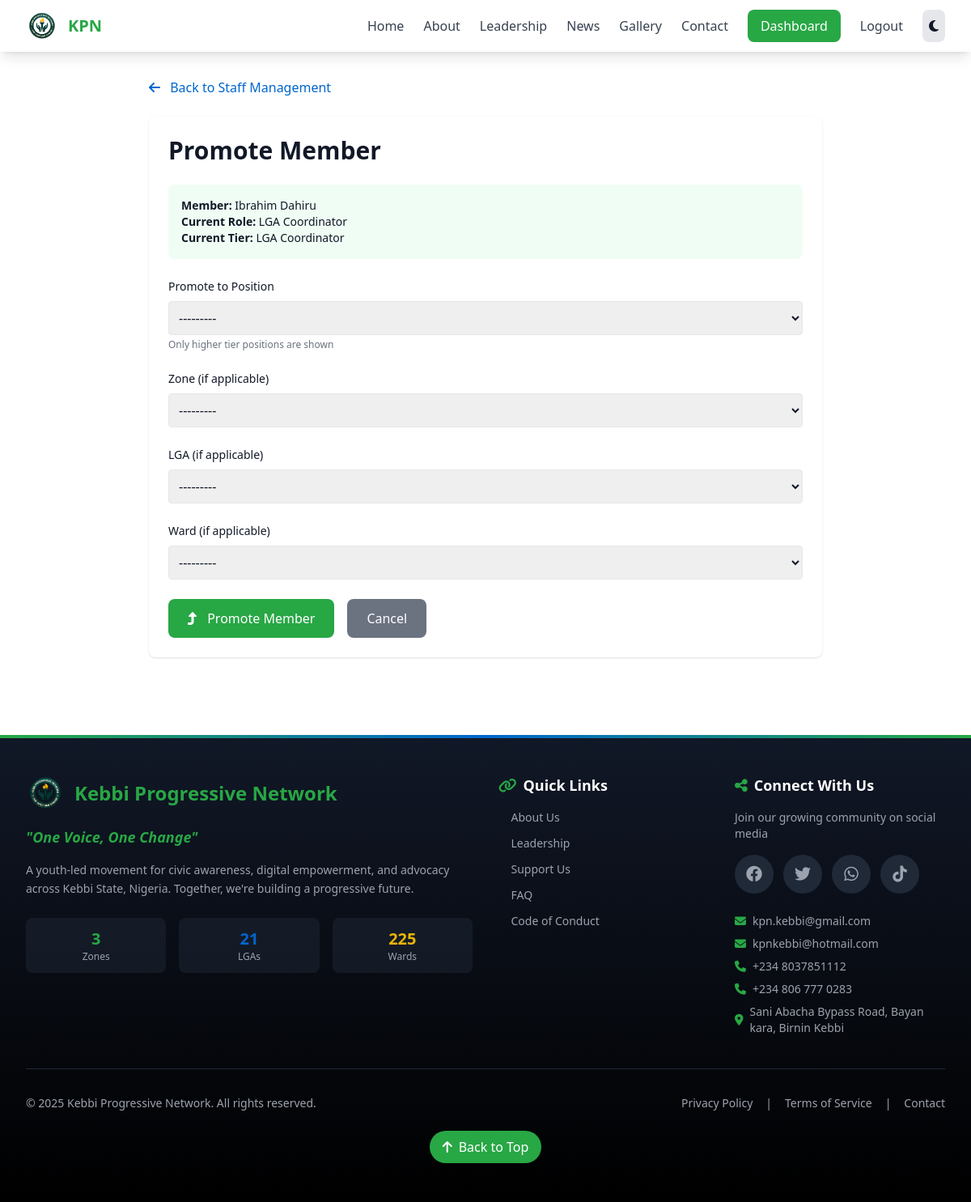
Page /account/promote-member/14/ (signed in) on the committed database.
### staff/models.py (models this page shows, shortened)
class User(AbstractUser):
    ROLE_CHOICES = [
        ('GENERAL', 'General Member'),
        ('STATE', 'State Executive'),
        ('ZONAL', 'Zonal Coordinator'),
        ('LGA', 'LGA Coordinator'),
        ('WARD', 'Ward Leader'),
    ]
    STATUS_CHOICES = [
        ('PENDING', 'Pending Approval'),
        ('APPROVED', 'Approved'),
        ('SUSPENDED', 'Suspended'),
        ('DISMISSED', 'Dismissed'),
    ]
    GENDER_CHOICES = [
        ('M', 'Male'),
        ('F', 'Female'),
    ]
    phone = models.CharField(max_length=20)
    bio = models.TextField(blank=True)
    photo = models.ImageField(upload_to='profile_photos/', blank=True, null=True)
    gender = models.CharField(max_length=1, choices=GENDER_CHOICES, blank=True)
    facebook_url = models.URLField(max_length=200, blank=True, help_text="Your Facebook profile URL")
    twitter_url = models.URLField(max_length=200, blank=True, help_text="Your Twitter/X profile URL")
    instagram_url = models.URLField(max_length=200, blank=True, help_text="Your Instagram profile URL")
    tiktok_url = models.URLField(max_length=200, blank=True, help_text="Your TikTok profile URL")
    role = models.CharField(max_length=10, choices=ROLE_CHOICES, default='GENERAL')
    status = models.CharField(max_length=10, choices=STATUS_CHOICES, default='PENDING')
    zone = models.ForeignKey(Zone, on_delete=models.SET_NULL, null=True, blank=True, related_name='members')
    lga = models.ForeignKey(LGA, on_delete=models.SET_NULL, null=True, blank=True, related_name='members')
    ward = models.ForeignKey(Ward, on_delete=models.SET_NULL, null=True, blank=True, related_name='members')
    role_definition = models.ForeignKey(RoleDefinition, on_delete=models.SET_NULL, null=True, blank=True, related_name='holders')
    facebook_verified = models.BooleanField(default=False)
    date_approved = models.DateTimeField(null=True, blank=True)
    approved_by = models.ForeignKey('self', on_delete=models.SET_NULL, null=True, blank=True, related_name='approved_members')
    created_at = models.DateTimeField(auto_now_add=True)
    updated_at = models.DateTimeField(auto_now=True)
    class Meta:
        ordering = ['-created_at']
        indexes = [
            models.Index(fields=['status', 'role'], name='user_status_role_idx'),
            models.Index(fields=['status', 'zone'], name='user_status_zone_idx'),
            models.Index(fields=['status', 'lga'], name='user_status_lga_idx'),
            models.Index(fields=['status', 'ward'], name='user_status_ward_idx'),
        ]
    def get_full_name(self):
        return f"{self.first_name} {self.last_name}".strip() or self.username

### leadership/models.py (models this page shows)
class RoleDefinition(models.Model):
    TIER_CHOICES = [
        ('STATE', 'State Executive'),
        ('ZONAL', 'Zonal Coordinator'),
        ('LGA', 'LGA Coordinator'),
        ('WARD', 'Ward Leader'),
    ]
    title = models.CharField(max_length=200)
    tier = models.CharField(max_length=10, choices=TIER_CHOICES)
    description = models.TextField(blank=True)
    seat_number = models.PositiveIntegerField(help_text="Position number within tier (e.g., 1 for President)")
    class Meta:
        ordering = ['tier', 'seat_number']
        unique_together = ['tier', 'title']
    def __str__(self):
        return f"{self.title} ({self.get_tier_display()})"

### staff/views.py (the view)
# urls.py: path('promote-member/<int:user_id>/', views.promote_member, name='promote_member'),
@specific_role_required('President')
def promote_member(request, user_id):
    from .forms import PromoteMemberForm
    member = get_object_or_404(User, pk=user_id)
    if request.method == 'POST':
        form = PromoteMemberForm(request.POST, user=member)
        if form.is_valid():
            new_role_def = form.cleaned_data['new_role_definition']
            zone = form.cleaned_data.get('zone')
            lga = form.cleaned_data.get('lga')
            ward = form.cleaned_data.get('ward')
            member.role_definition = new_role_def
            member.role = new_role_def.tier
            member.zone = zone
            member.lga = lga
            member.ward = ward
            member.save()
            messages.success(request, f'Successfully promoted {member.get_full_name()} to {new_role_def.title}.')
            return redirect('staff:manage_staff')
    else:
        form = PromoteMemberForm(user=member)
    context = {
        'form': form,
        'member': member,
    }
    return render(request, 'staff/promote_member.html', context)

### leadership/models.py (called while the page is built)
    def __str__(self):
        return self.name

    def __str__(self):
        return f"{self.name} ({self.zone.name})"

    def __str__(self):
        return f"{self.name} ({self.lga.name})"

### staff/context_processors.py (called while the page is built)
def announcements(request):
    user_announcements = []
    if request.user.is_authenticated:
        user_announcements = Announcement.for_user(request.user)[:10]
    return {
        'user_announcements': user_announcements
    }

### staff/models.py (called while the page is built)
    @classmethod
    def for_user(cls, user):
        from django.utils import timezone
        from django.db.models import Q
        now = timezone.now()
        base_query = cls.objects.filter(is_active=True).filter(
            Q(expires_at__isnull=True) | Q(expires_at__gt=now)
        )
        query = Q(scope='GENERAL')
        if user.zone:
            query |= Q(scope='ZONAL', target_zone=user.zone)
        if user.lga:
            query |= Q(scope='LGA', target_lga=user.lga)
        if user.ward:
            query |= Q(scope='WARD', target_ward=user.ward)
        return base_query.filter(query).select_related('created_by', 'target_zone', 'target_lga', 'target_ward')

### staff/templates/staff/promote_member.html (shortened to what this page needs)
{% extends 'base.html' %}
{% block content %}
<div class="max-w-4xl mx-auto px-4 sm:px-6 lg:px-8 py-8">
    <div class="mb-6">
        <a href="{% url 'staff:manage_staff' %}" class="text-kpn-blue hover:text-kpn-green">
            <i class="fas fa-arrow-left mr-2"></i> Back to Staff Management
        </a>
    </div>
    <div class="bg-white dark:bg-gray-800 rounded-lg shadow p-6">
        <h1 class="text-3xl font-bold mb-6">Promote Member</h1>
        <div class="mb-6 p-4 bg-green-50 dark:bg-green-900 rounded-lg">
            <p class="text-sm"><strong>Member:</strong> {{ member.get_full_name }}</p>
            <p class="text-sm"><strong>Current Role:</strong> {{ member.role_definition.title|default:"General Member" }}</p>
            <p class="text-sm"><strong>Current Tier:</strong> {{ member.get_role_display }}</p>
        </div>
        <form method="POST" class="space-y-6">
            <div>
                <label class="block text-sm font-medium mb-2">Promote to Position</label>
                {{ form.new_role_definition }}
                <p class="text-xs text-gray-500 mt-1">Only higher tier positions are shown</p>
            </div>
            <div>
                <label class="block text-sm font-medium mb-2">Zone (if applicable)</label>
                {{ form.zone }}
            </div>
            <div>
                <label class="block text-sm font-medium mb-2">LGA (if applicable)</label>
                {{ form.lga }}
            </div>
            <div>
                <label class="block text-sm font-medium mb-2">Ward (if applicable)</label>
                {{ form.ward }}
            </div>
            <div class="flex space-x-4">
                <button type="submit" class="px-6 py-3 bg-kpn-green text-white rounded-lg hover:bg-green-600 transition">
                    <i class="fas fa-level-up-alt mr-2"></i> Promote Member
                </button>
                <a href="{% url 'staff:manage_staff' %}" class="px-6 py-3 bg-gray-500 text-white rounded-lg hover:bg-gray-600 transition">
                    Cancel
                </a>
            </div>
        </form>
    </div>
</div>
{% endblock %}

### rows in the picture
User: get_full_name "Ibrahim Dahiru", role_definition "LGA Coordinator", role "LGA Coordinator"
